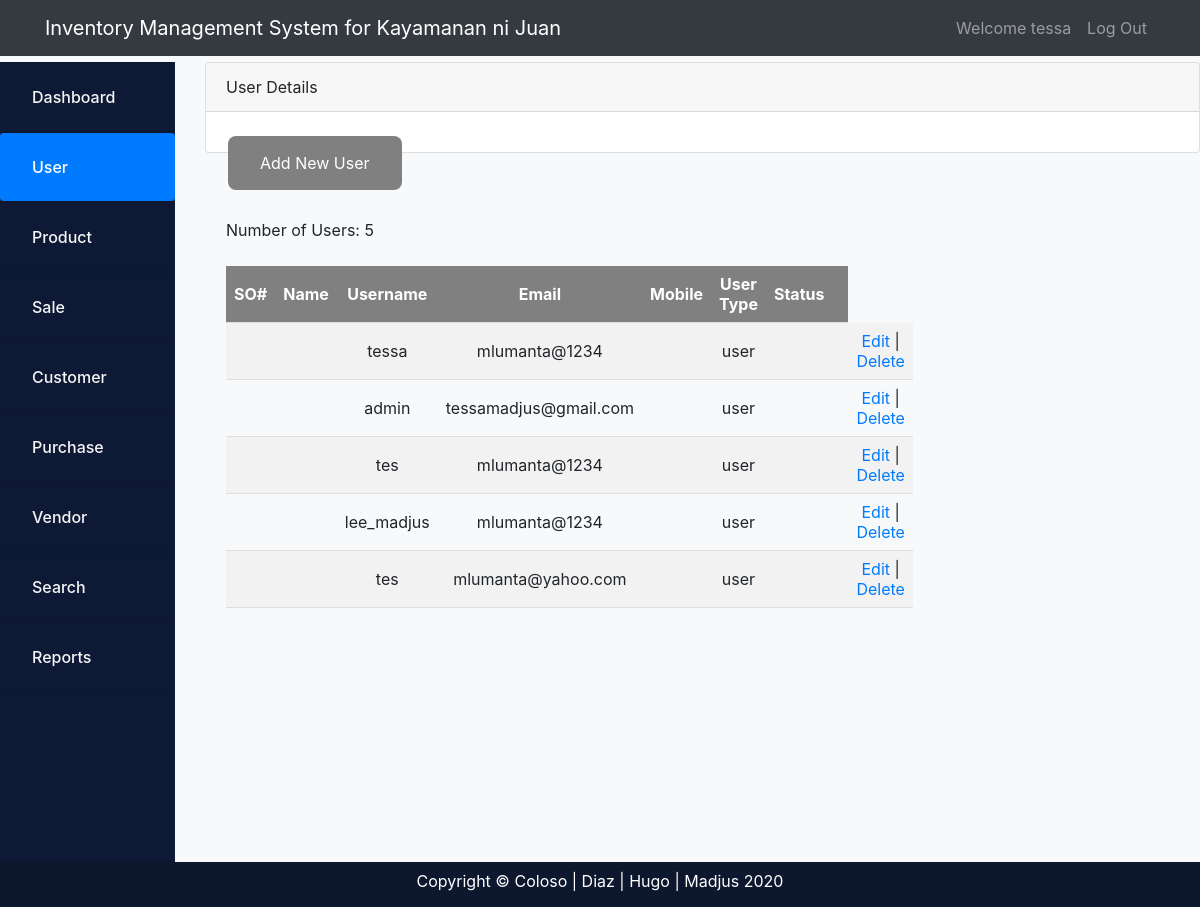
Page /inventory/user.php (signed in) on the committed database.
### tables this page shows
CREATE TABLE `users` (
  `user_id` int(11) NOT NULL,
  `username` varchar(25) NOT NULL,
  `password` varchar(500) NOT NULL,
  `user_email` varchar(25) NOT NULL,
  `user_type` varchar(25) NOT NULL,
  `user_status` varchar(25) NOT NULL
);

### inventory/user.php (the view, shortened to what this page needs)
<?php
include('../database_connection.php');
?>
    <html>
    <head>
        <link href="index.css" rel="stylesheet">
        <link rel="stylesheet" href="bootstrap/css/bootstrap.min.css">
        <link rel="stylesheet" type="text/css" href="../css/reports.css" media="screen" />
    </head>
    <?php
        include('header.php');
     ?>
    <div class="container-fluid" id="wrapper">
        <div class="row">
            <div class="col-lg-2">
                <div class="nav flex-column nav-pills" id="v-pills-tab" role="tablist" aria-orientation="vertical">
                    <div class="navi">
                        <a class="nav-link " href="home.php">Dashboard</a>
                        <a class="nav-link active" href="user.php">User</a>
                        <a class="nav-link " href="product.php">Product</a>
                        <a class="nav-link" href="sale.php">Sale</a>
                        <a class="nav-link " href="customer.php">Customer</a>
                        <a class="nav-link" href="purchase.php">Purchase</a>
                        <a class="nav-link" href="vendor.php">Vendor</a>
                        <a class="nav-link " href="search.php">Search</a>
                        <a class="nav-link " href="reports.php">Reports</a>
                    </div>
                </div>
            </div>
            <div class="col-lg-10">
                <div class="card card-outline-secondary my-4">
                    <div class="card-header">User Details</div>
                    <div class="card-body">
                        <input type="button" class="btn btn-success" value="Add New User"
                            onclick="window.location='../php_action/addUser.php'">
                        <br>
                        <?php
      echo "<br>";
      $sql = "SELECT * FROM users";
      $result = $conn -> query($sql);
      if ($result -> num_rows > 0) {
      echo "Number of Users: " . $result -> num_rows;
      echo "<br><br>";
      echo "<table>";
      echo "<tr>";
      echo "  <th>SO#</th>
          <th>Name</th>
          <th>Username</th>
          <th>Email</th>
          <th>Mobile</th>
          <th>User Type</th>
          <th>Status</th>
          <th></th>
          ";
      echo "</tr>";
      while ($row = $result -> fetch_assoc()) {
        echo  "<td>" . $row["id"] .
            "</td><td>" . $row["name"] .
             "</td><td>" . $row["username"] .
            "</td><td>" . $row["user_email"] .
            "</td><td>" . $row["contact_num"] .
           "</td><td>" . $row["user_type"] .
           "</td><td>" . $row["status"] .
            "</td><td>" .
                  "<td><a href=\"../php_action/editUser.php?id=$row[id]\">Edit</a> | <a href=\"../php_action/deleteUser.php?id=$row[id]\" onClick=\"return confirm('Are you sure you want to delete?')\">Delete</a></td>" .
            "</td></tr>";
      }
      echo "</table>";
      }
    ?>
                    </div>
                </div>
            </div>
        </div>
    </div>
    <?php
    include('footer.php');
  ?>
    </body>
    </html>

### inventory/header.php (shortened to what this page needs)
<nav class="navbar navbar-expand-lg navbar-dark bg-dark fixed-top">
         <div class="container">
           <a class="navbar-brand" href="index.php">Inventory Management System for Kayamanan ni Juan</a>
           <div class="collapse navbar-collapse" id="navbarResponsive">
             <ul class="navbar-nav ml-auto">
               <li class="nav-item">
                   <span class="nav-link">Welcome <?php echo $_SESSION["name"]; ?></span>
               </li>
               <li class="nav-item">
                   <a class="nav-link" href="../index.php">Log Out</a>
               </li>
             </ul>
           </div>
         </div>
       </nav>

### inventory/footer.php
<footer class="footer">
                <div class="container">
                    <div class="m-0 text-center text-white">Copyright &copy; Coloso | Diaz | Hugo | Madjus 2020</div>
                </div>
            </footer>

### inventory/index.css (style rules this page uses)
#wrapper { padding: 0; margin: 0; }
a:focus,a:hover,a { outline:none; text-decoration: none; }
li,ul { list-style: none; padding: 0; margin: 0; }
.navi { background: #0e1a35; min-height: 100vh; text-decoration: none; }
.navi a { border-bottom: 1px solid #0d172e; border-top: 1px solid #0d172e; color: whitesmoke; display: block; font-size: 16px; font-weight: 500; padding: 22px 20px; padding-left: 32px; text-decoration: none; }
.card-body { height: 30px; }
.footer { height: 45px; background-color: #0d172e; }
.footer .container { align-items: center; padding-top: 7px; }

### css/reports.css (style rules this page uses)
table, th, td { padding: 10px; width: 50%; border-bottom: 1px solid #ddd; border-collapse: collapse; }
th, td { text-align: center; padding: 8px; width: 12%; }
th { background-color: grey; color: white; }
.btn { border: none; color: white; padding: 15px 32px; text-align: center; text-decoration: none; display: inline-block; font-size: 16px; margin: 4px 2px; cursor: pointer; background-color: grey; color: white; border-radius: 8px; transition-duration: 0.4s; }

### rows in the picture
users: username "tessa", user_email "mlumanta@1234", user_type "user"
users: username "admin", user_email "tessamadjus@gmail.com", user_type "user"
users: username "tes", user_email "mlumanta@1234", user_type "user"
users: username "lee_madjus", user_email "mlumanta@1234", user_type "user"
users: username "tes", user_email "mlumanta@yahoo.com", user_type "user"

### other values in the picture
$_SESSION["name"] "tessa"
$result -> num_rows "5"
